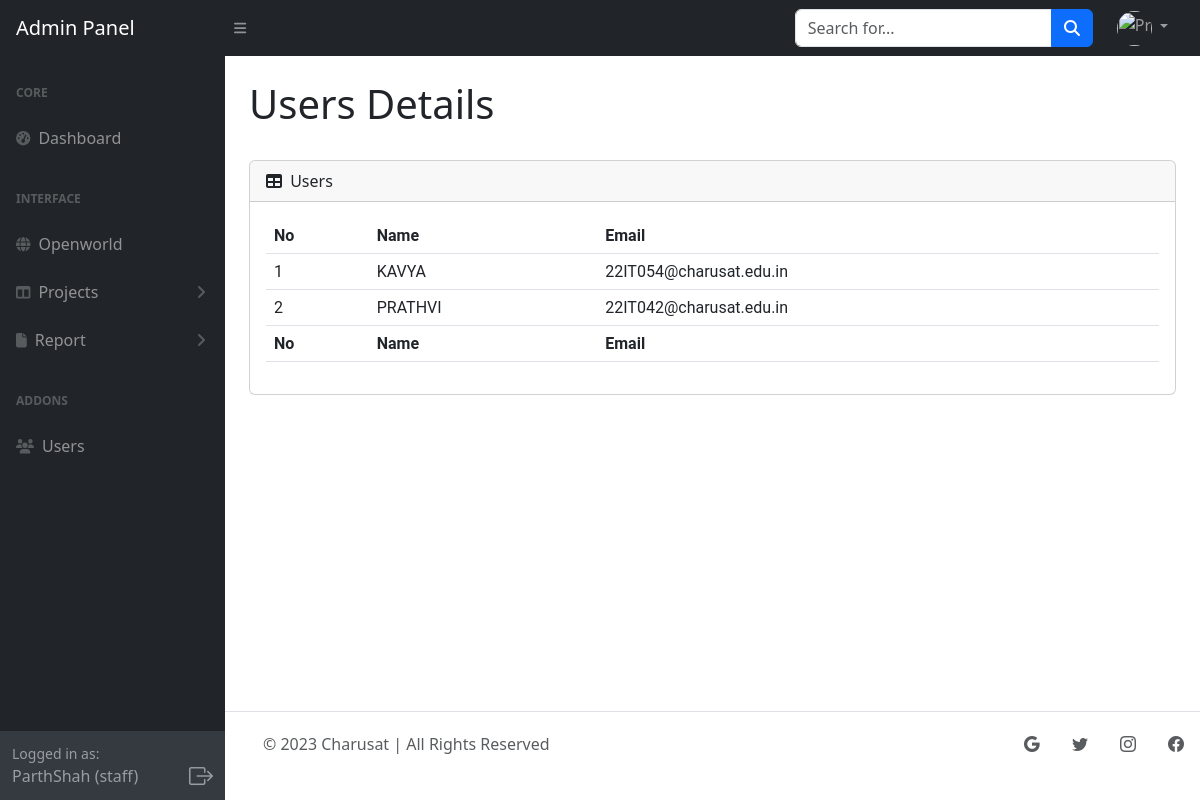
The app's page /Admin/includes/users.php?user_id=1 (signed in) with its own data.
### tables this page shows
CREATE TABLE `faculty` (
  `id` int(20) NOT NULL,
  `Name` varchar(20) NOT NULL,
  `Email` varchar(40) NOT NULL,
  `Password` varchar(255) NOT NULL
);

CREATE TABLE `members` (
  `id` int(11) NOT NULL,
  `project_id` int(11) DEFAULT NULL,
  `member_id` varchar(15) NOT NULL,
  `Designation` varchar(10) NOT NULL DEFAULT 'Member'
);

CREATE TABLE `student` (
  `Id` int(100) NOT NULL,
  `Collage_id` varchar(10) NOT NULL,
  `First_name` varchar(20) NOT NULL,
  `Last_name` varchar(20) NOT NULL,
  `Email` varchar(35) NOT NULL,
  `Password` varchar(255) NOT NULL
);

### Admin/includes/users.php (the view, shortened to what this page needs)
    <?php include_once "sidebar.php"?>
    <div id="layoutSidenav_content">
    <main>
        <div class="container-fluid px-4">
            <h1 class="mt-4">Users Details</h1>
            <br>
            <div class="card mb-4">
                <div class="card-header">
                    <i class="fas fa-table me-1"></i>
                    Users
                </div>
                <div class="card-body">
                    <table id="datatablesSimple" class="table">
                        <thead>
                            <tr>
                                <th>No</th>
                                <th>Name</th>
                                <th>Email</th>
                            </tr>
                        </thead>
                        <tfoot>
                            <tr>
                                <th>No</th>
                                <th>Name</th>
                                <th>Email</th>
                            </tr>
                        </tfoot>
                        <?php
    $host = "localhost";
    $dbUsername = "root";
    $dbPassword = "";
    $database = "Project_reports";
    $mysqli = new mysqli($host, $dbUsername, $dbPassword, $database);
    $sessionId = $_SESSION['user_id'];
    $projectsQuery = "SELECT DISTINCT * FROM projects WHERE f_id = $sessionId AND status = 1";
    $projectsResult = $mysqli->query($projectsQuery);
    if ($projectsResult) {
        $rowCounter = 1;
        while ($projectRow = $projectsResult->fetch_assoc()) {
            $projectId = $projectRow['id'];
            $membersQuery = "SELECT DISTINCT * FROM members WHERE project_id = $projectId";
            $membersResult = $mysqli->query($membersQuery);
            if ($membersResult) {
                while ($memberRow = $membersResult->fetch_assoc()) {
                    $memberId = $memberRow['member_id'];
                    $studentQuery = "SELECT DISTINCT * FROM student WHERE Collage_id = '".$memberId."'";
                    $studentResult = $mysqli->query($studentQuery);
                    if ($studentResult && $studentRow = $studentResult->fetch_assoc()) {
                        $name = $studentRow['First_name'];
                        $email = $studentRow['Email'];
                        $isUnique = true;
                        if ($isUnique) {
                            ?>
                            <tr>
                                <td><?php echo $rowCounter; ?></td>
                                <td><?php echo $name; ?></td>
                                <td><?php echo $email; ?></td>
                            </tr>
                            <?php
                            $rowCounter++;
                        }
                    }
                }
            }
        }
    }
    ?>
                    </table>
                </div>
            </div>
        </div>
    </main>
    <?php include_once "footer.php"?>
</div>

### Admin/includes/sidebar.php (shortened to what this page needs)
    <?php include "dbconnect.php"?>
<!DOCTYPE html>
<html lang="en">
    <head>
         <link href="https://cdn.jsdelivr.net/npm/simple-datatables@7.1.2/dist/style.min.css" rel="stylesheet" />
        <link href="../assets/css/style.css" rel="stylesheet" />
    </head>
    <body class="sb-nav-fixed">
    <nav class="sb-topnav navbar navbar-expand navbar-dark bg-dark">
    <a class="navbar-brand ps-3" href="dashboard.php">Admin Panel</a>
    <button class="btn btn-link btn-sm order-1 order-lg-0 me-4 me-lg-0" id="sidebarToggle" href="#!"><i class="fas fa-bars"></i></button>
    <form class="d-none d-md-inline-block form-inline ms-auto me-0 me-md-3 my-2 my-md-0">
        <div class="input-group">
            <input class="form-control" type="text" id="searchInput" placeholder="Search for..." aria-label="Search for..." aria-describedby="btnNavbarSearch" />
            <button class="btn btn-primary" type="button"><i class="fas fa-search"></i></button>
        </div>
    </form>
    <ul class="navbar-nav ms-auto ms-md-0 me-3 me-lg-4 ml-auto">
        <li class="nav-item dropdown">
            <a class="nav-link dropdown-toggle" id="navbarDropdown" role="button" data-bs-toggle="dropdown" aria-expanded="false">
                <img src="https://cdn-icons-png.flaticon.com/512/6596/6596121.png" class="profile-photo" alt="Profile Photo">
            </a>
        </li>
    </ul>
</nav>
        <div id="layoutSidenav">
            <div id="layoutSidenav_nav">
                <nav class="sb-sidenav accordion sb-sidenav-dark" id="sidenavAccordion">
                    <div class="sb-sidenav-menu">
                        <div class="nav">
                            <div class="sb-sidenav-menu-heading">Core</div>
                            <a class="nav-link" href="dashboard.php">
                                <div class="sb-nav-link-icon"><i class="fas fa-tachometer-alt"></i></div>
                                Dashboard
                            </a>
                            <div class="sb-sidenav-menu-heading">Interface</div>
                            <a class="nav-link" href="openworld.php">
                            <div class="sb-nav-link-icon"><i class="fas fa-globe"></i></div>
                                Openworld
                            </a>
                            <a class="nav-link collapsed" href="#" data-bs-toggle="collapse" data-bs-target="#collapseLayouts" aria-expanded="false" aria-controls="collapseLayouts">
                                <div class="sb-nav-link-icon"><i class="fas fa-columns"></i></div>
                                Projects
                                <div class="sb-sidenav-collapse-arrow"><i class="fas fa-angle-down"></i></div>
                            </a>
                            <a class="nav-link collapsed" href="#" data-bs-toggle="collapse" data-bs-target="#collapsePages" aria-expanded="false" aria-controls="collapsePages">
                                <div class="sb-nav-link-icon"><i class="fas fa-file"></i></div>
                                Report
                                <div class="sb-sidenav-collapse-arrow"><i class="fas fa-angle-down"></i></div>
                            </a>
                            <?php
                            $sessionId = $_SESSION['user_id'];
                            ?>
                            <div class="sb-sidenav-menu-heading">Addons</div>
                              <a class="nav-link" id="user-link" href="users.php?user_id=<?php echo $sessionId; ?>">
                            <div class="sb-nav-link-icon"><i class="fas fa-users"></i></div>
                            Users
                        </a>
                        </div>
                    </div>
                    <?php
                  $userQuery = "SELECT Name FROM faculty WHERE id = $sessionId";
                  $userResult = mysqli_query($connection, $userQuery);
                  $userRow = mysqli_fetch_assoc($userResult);
                  $username = $userRow['Name'];
                  ?>
         <div class="sb-sidenav-footer">
        <div class="small">Logged in as:</div>
        <div class="d-flex justify-content-between align-items-center">
          <div><?php echo $username; ?> (staff)</div>
          <div>
            <a href="logout.php" class="logout-icon" style="color: rgba(255, 255, 255, 0.5);">
              <i class="bi bi-box-arrow-right fs-4 logout-icon-hover" style="font-size: 24px;"></i>
            </a>
          </div>
        </div>
      </div>
                </nav>
                </div>
    </body>
</html>

### Admin/includes/sidebar.php (style rules this page uses)
.sb-nav-fixed #layoutSidenav #layoutSidenav_nav .sb-sidenav .sb-sidenav-menu { overflow-y: scroll; }
.profile-photo { width: 35px; height: 35px; border-radius: 50%; object-fit: cover; }
.logout-icon-hover { color: rgba(255, 255, 255, 0.5); transition: color 0.3s ease; }

### records on screen
faculty: Name "ParthShah"
members: student.First_name "KAVYA", student.Email "22IT054@charusat.edu.in"
members: student.First_name "PRATHVI", student.Email "22IT042@charusat.edu.in"
